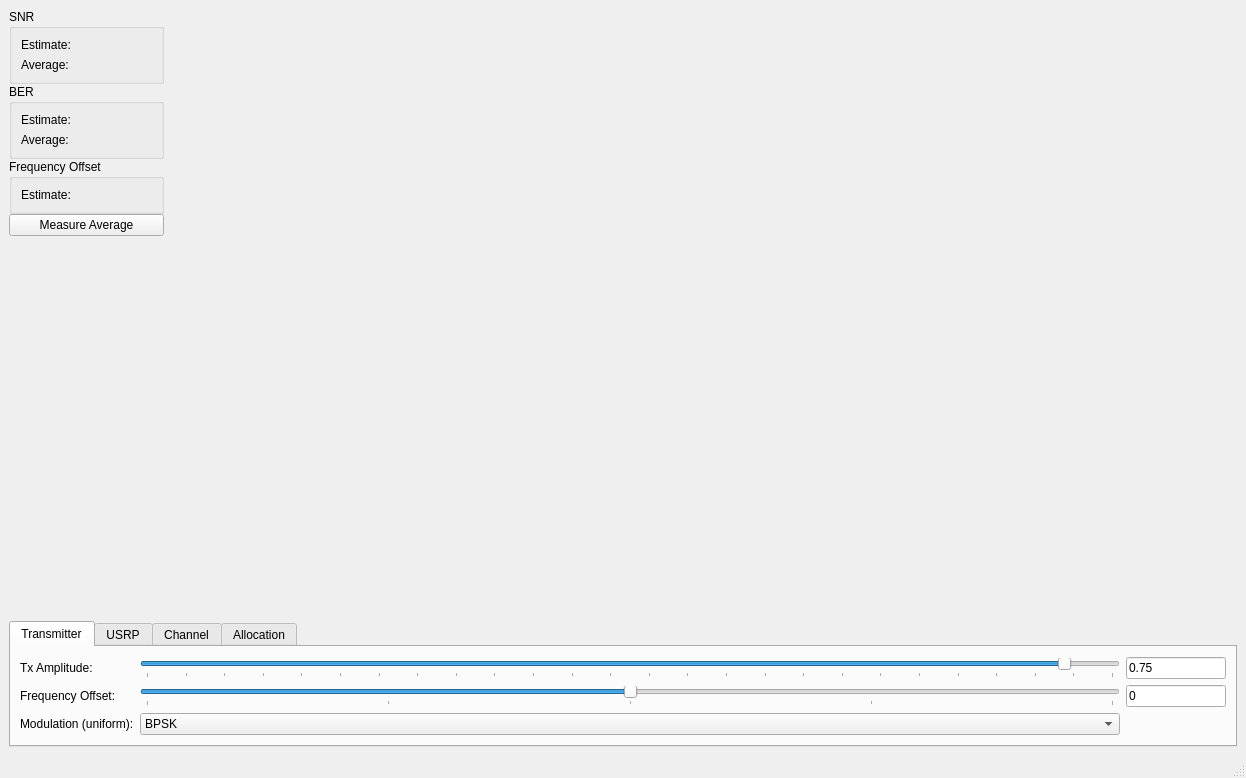
<?xml version="1.0" encoding="UTF-8"?>
<ui version="4.0">
 <class>MainWindow</class>
 <widget class="QMainWindow" name="MainWindow">
  <property name="geometry">
   <rect>
    <x>0</x>
    <y>0</y>
    <width>1246</width>
    <height>778</height>
   </rect>
  </property>
  <property name="sizePolicy">
   <sizepolicy hsizetype="Expanding" vsizetype="Expanding">
    <horstretch>0</horstretch>
    <verstretch>0</verstretch>
   </sizepolicy>
  </property>
  <property name="minimumSize">
   <size>
    <width>0</width>
    <height>0</height>
   </size>
  </property>
  <property name="windowTitle">
   <string>MainWindow</string>
  </property>
  <widget class="QWidget" name="centralwidget">
   <layout class="QVBoxLayout" name="verticalLayout_2">
    <item>
     <layout class="QHBoxLayout" name="horizontalLayout">
      <item>
       <layout class="QVBoxLayout" name="verticalLayout">
        <property name="spacing">
         <number>0</number>
        </property>
        <item>
         <widget class="QGroupBox" name="groupBox_2">
          <property name="title">
           <string>SNR</string>
          </property>
          <layout class="QFormLayout" name="formLayout">
           <property name="horizontalSpacing">
            <number>6</number>
           </property>
           <item row="0" column="0">
            <widget class="QLabel" name="label_3">
             <property name="text">
              <string>Estimate:</string>
             </property>
            </widget>
           </item>
           <item row="1" column="0">
            <widget class="QLabel" name="label_7">
             <property name="text">
              <string>Average:</string>
             </property>
            </widget>
           </item>
           <item row="0" column="1">
            <widget class="QLabel" name="labelSNREstimate">
             <property name="minimumSize">
              <size>
               <width>75</width>
               <height>0</height>
              </size>
             </property>
             <property name="text">
              <string/>
             </property>
            </widget>
           </item>
           <item row="1" column="1">
            <widget class="QLabel" name="labelSNRAverage">
             <property name="minimumSize">
              <size>
               <width>75</width>
               <height>0</height>
              </size>
             </property>
             <property name="text">
              <string/>
             </property>
            </widget>
           </item>
          </layout>
         </widget>
        </item>
        <item>
         <widget class="QGroupBox" name="groupBox">
          <property name="title">
           <string>BER</string>
          </property>
          <layout class="QFormLayout" name="formLayout_2">
           <property name="fieldGrowthPolicy">
            <enum>QFormLayout::AllNonFixedFieldsGrow</enum>
           </property>
           <item row="0" column="0">
            <widget class="QLabel" name="label">
             <property name="text">
              <string>Estimate:</string>
             </property>
            </widget>
           </item>
           <item row="2" column="1">
            <widget class="QLabel" name="labelBERAverage">
             <property name="minimumSize">
              <size>
               <width>75</width>
               <height>0</height>
              </size>
             </property>
             <property name="text">
              <string/>
             </property>
            </widget>
           </item>
           <item row="2" column="0">
            <widget class="QLabel" name="label_2">
             <property name="text">
              <string>Average:</string>
             </property>
            </widget>
           </item>
           <item row="0" column="1">
            <widget class="QLabel" name="labelBEREstimate">
             <property name="minimumSize">
              <size>
               <width>75</width>
               <height>0</height>
              </size>
             </property>
             <property name="text">
              <string/>
             </property>
            </widget>
           </item>
          </layout>
         </widget>
        </item>
        <item>
         <widget class="QGroupBox" name="groupBox_3">
          <property name="title">
           <string>Frequency Offset</string>
          </property>
          <layout class="QFormLayout" name="formLayout_3">
           <item row="0" column="0">
            <widget class="QLabel" name="label_12">
             <property name="text">
              <string>Estimate:</string>
             </property>
            </widget>
           </item>
           <item row="0" column="1">
            <widget class="QLabel" name="labelFreqoffsetEstimate">
             <property name="minimumSize">
              <size>
               <width>75</width>
               <height>0</height>
              </size>
             </property>
             <property name="text">
              <string/>
             </property>
            </widget>
           </item>
          </layout>
         </widget>
        </item>
        <item>
         <widget class="QPushButton" name="pushButtonMeasure">
          <property name="sizePolicy">
           <sizepolicy hsizetype="Preferred" vsizetype="Fixed">
            <horstretch>0</horstretch>
            <verstretch>0</verstretch>
           </sizepolicy>
          </property>
          <property name="toolTip">
           <string>Average over plotted values</string>
          </property>
          <property name="text">
           <string>Measure Average</string>
          </property>
         </widget>
        </item>
        <item>
         <spacer name="verticalSpacer_2">
          <property name="orientation">
           <enum>Qt::Vertical</enum>
          </property>
          <property name="sizeHint" stdset="0">
           <size>
            <width>20</width>
            <height>0</height>
           </size>
          </property>
         </spacer>
        </item>
       </layout>
      </item>
      <item>
       <widget class="QwtPlot" name="qwtPlotSNR">
        <property name="sizePolicy">
         <sizepolicy hsizetype="Expanding" vsizetype="Expanding">
          <horstretch>0</horstretch>
          <verstretch>0</verstretch>
         </sizepolicy>
        </property>
        <property name="minimumSize">
         <size>
          <width>200</width>
          <height>200</height>
         </size>
        </property>
       </widget>
      </item>
      <item>
       <widget class="QwtPlot" name="qwtPlotBER">
        <property name="sizePolicy">
         <sizepolicy hsizetype="Expanding" vsizetype="Expanding">
          <horstretch>0</horstretch>
          <verstretch>0</verstretch>
         </sizepolicy>
        </property>
        <property name="minimumSize">
         <size>
          <width>200</width>
          <height>200</height>
         </size>
        </property>
       </widget>
      </item>
      <item>
       <widget class="QwtPlot" name="qwtPlotFreqoffset">
        <property name="sizePolicy">
         <sizepolicy hsizetype="Expanding" vsizetype="Expanding">
          <horstretch>0</horstretch>
          <verstretch>0</verstretch>
         </sizepolicy>
        </property>
        <property name="minimumSize">
         <size>
          <width>200</width>
          <height>200</height>
         </size>
        </property>
       </widget>
      </item>
      <item>
       <widget class="QwtPlot" name="qwtPlotRate">
        <property name="enabled">
         <bool>true</bool>
        </property>
        <property name="sizePolicy">
         <sizepolicy hsizetype="Expanding" vsizetype="Expanding">
          <horstretch>0</horstretch>
          <verstretch>0</verstretch>
         </sizepolicy>
        </property>
        <property name="minimumSize">
         <size>
          <width>200</width>
          <height>200</height>
         </size>
        </property>
       </widget>
      </item>
     </layout>
    </item>
    <item>
     <layout class="QHBoxLayout" name="horizontalLayout_2" stretch="5,2">
      <item>
       <widget class="QwtPlot" name="qwtPlotCSI">
        <property name="sizePolicy">
         <sizepolicy hsizetype="Expanding" vsizetype="Expanding">
          <horstretch>0</horstretch>
          <verstretch>0</verstretch>
         </sizepolicy>
        </property>
        <property name="minimumSize">
         <size>
          <width>900</width>
          <height>300</height>
         </size>
        </property>
        <property name="toolTip">
         <string>select subcarrier</string>
        </property>
       </widget>
      </item>
      <item>
       <widget class="QwtPlot" name="qwtPlotScatter">
        <property name="enabled">
         <bool>true</bool>
        </property>
        <property name="sizePolicy">
         <sizepolicy hsizetype="Expanding" vsizetype="Expanding">
          <horstretch>0</horstretch>
          <verstretch>0</verstretch>
         </sizepolicy>
        </property>
        <property name="minimumSize">
         <size>
          <width>320</width>
          <height>300</height>
         </size>
        </property>
       </widget>
      </item>
     </layout>
    </item>
    <item>
     <widget class="QTabWidget" name="tabWidget">
      <property name="sizePolicy">
       <sizepolicy hsizetype="Expanding" vsizetype="Fixed">
        <horstretch>0</horstretch>
        <verstretch>0</verstretch>
       </sizepolicy>
      </property>
      <property name="currentIndex">
       <number>0</number>
      </property>
      <widget class="QWidget" name="tabTransmitter">
       <property name="sizePolicy">
        <sizepolicy hsizetype="Expanding" vsizetype="Preferred">
         <horstretch>0</horstretch>
         <verstretch>0</verstretch>
        </sizepolicy>
       </property>
       <attribute name="title">
        <string>Transmitter</string>
       </attribute>
       <layout class="QVBoxLayout" name="verticalLayout_3">
        <item>
         <layout class="QGridLayout" name="gridLayout">
          <item row="0" column="0">
           <widget class="QLabel" name="label_9">
            <property name="text">
             <string>Tx Amplitude:</string>
            </property>
           </widget>
          </item>
          <item row="0" column="2">
           <widget class="QLineEdit" name="lineEditAmplitude">
            <property name="sizePolicy">
             <sizepolicy hsizetype="Preferred" vsizetype="Fixed">
              <horstretch>0</horstretch>
              <verstretch>0</verstretch>
             </sizepolicy>
            </property>
            <property name="maximumSize">
             <size>
              <width>100</width>
              <height>16777215</height>
             </size>
            </property>
            <property name="text">
             <string>0.75</string>
            </property>
           </widget>
          </item>
          <item row="1" column="0">
           <widget class="QLabel" name="label_10">
            <property name="text">
             <string>Frequency Offset:</string>
            </property>
           </widget>
          </item>
          <item row="1" column="1">
           <widget class="QSlider" name="horizontalSliderOffset">
            <property name="minimum">
             <number>-100</number>
            </property>
            <property name="maximum">
             <number>100</number>
            </property>
            <property name="pageStep">
             <number>1</number>
            </property>
            <property name="orientation">
             <enum>Qt::Horizontal</enum>
            </property>
            <property name="tickPosition">
             <enum>QSlider::TicksBelow</enum>
            </property>
            <property name="tickInterval">
             <number>50</number>
            </property>
           </widget>
          </item>
          <item row="1" column="2">
           <widget class="QLineEdit" name="lineEditOffset">
            <property name="sizePolicy">
             <sizepolicy hsizetype="Preferred" vsizetype="Fixed">
              <horstretch>0</horstretch>
              <verstretch>0</verstretch>
             </sizepolicy>
            </property>
            <property name="maximumSize">
             <size>
              <width>100</width>
              <height>16777215</height>
             </size>
            </property>
            <property name="text">
             <string>0</string>
            </property>
           </widget>
          </item>
          <item row="2" column="0">
           <widget class="QLabel" name="label_11">
            <property name="text">
             <string>Modulation (uniform):</string>
            </property>
           </widget>
          </item>
          <item row="2" column="1">
           <widget class="QComboBox" name="comboBoxModulation">
            <property name="sizePolicy">
             <sizepolicy hsizetype="Expanding" vsizetype="Fixed">
              <horstretch>0</horstretch>
              <verstretch>0</verstretch>
             </sizepolicy>
            </property>
            <property name="currentIndex">
             <number>0</number>
            </property>
            <item>
             <property name="text">
              <string>BPSK</string>
             </property>
            </item>
            <item>
             <property name="text">
              <string>QPSK</string>
             </property>
            </item>
            <item>
             <property name="text">
              <string>8-PSK</string>
             </property>
            </item>
            <item>
             <property name="text">
              <string>16-QAM</string>
             </property>
            </item>
            <item>
             <property name="text">
              <string>32-QAM</string>
             </property>
            </item>
            <item>
             <property name="text">
              <string>64-QAM</string>
             </property>
            </item>
            <item>
             <property name="text">
              <string>128-QAM</string>
             </property>
            </item>
            <item>
             <property name="text">
              <string>256-QAM</string>
             </property>
            </item>
           </widget>
          </item>
          <item row="0" column="1">
           <widget class="QSlider" name="horizontalSliderAmplitude">
            <property name="minimum">
             <number>-5000</number>
            </property>
            <property name="maximum">
             <number>20000</number>
            </property>
            <property name="singleStep">
             <number>10</number>
            </property>
            <property name="pageStep">
             <number>10</number>
            </property>
            <property name="value">
             <number>18750</number>
            </property>
            <property name="sliderPosition">
             <number>18750</number>
            </property>
            <property name="orientation">
             <enum>Qt::Horizontal</enum>
            </property>
            <property name="tickPosition">
             <enum>QSlider::TicksBelow</enum>
            </property>
            <property name="tickInterval">
             <number>1000</number>
            </property>
           </widget>
          </item>
         </layout>
        </item>
       </layout>
      </widget>
      <widget class="QWidget" name="tabUsrp">
       <attribute name="title">
        <string>USRP</string>
       </attribute>
       <layout class="QVBoxLayout" name="verticalLayout_4">
        <item>
         <layout class="QGridLayout" name="gridLayout_3">
          <item row="1" column="1">
           <widget class="QSlider" name="horizontalSliderRxGain">
            <property name="minimum">
             <number>0</number>
            </property>
            <property name="maximum">
             <number>1000</number>
            </property>
            <property name="pageStep">
             <number>1</number>
            </property>
            <property name="value">
             <number>500</number>
            </property>
            <property name="sliderPosition">
             <number>500</number>
            </property>
            <property name="orientation">
             <enum>Qt::Horizontal</enum>
            </property>
            <property name="tickPosition">
             <enum>QSlider::TicksBelow</enum>
            </property>
            <property name="tickInterval">
             <number>100</number>
            </property>
           </widget>
          </item>
          <item row="1" column="2">
           <widget class="QLineEdit" name="lineEditRxGain">
            <property name="enabled">
             <bool>false</bool>
            </property>
            <property name="maximumSize">
             <size>
              <width>100</width>
              <height>16777215</height>
             </size>
            </property>
            <property name="text">
             <string>19</string>
            </property>
           </widget>
          </item>
          <item row="0" column="0">
           <widget class="QLabel" name="label_13">
            <property name="text">
             <string>Tx Gain:</string>
            </property>
           </widget>
          </item>
          <item row="1" column="0">
           <widget class="QLabel" name="label_14">
            <property name="text">
             <string>Rx Gain:</string>
            </property>
           </widget>
          </item>
          <item row="0" column="1">
           <widget class="QSlider" name="horizontalSliderTxGain">
            <property name="minimum">
             <number>0</number>
            </property>
            <property name="maximum">
             <number>1000</number>
            </property>
            <property name="singleStep">
             <number>1</number>
            </property>
            <property name="pageStep">
             <number>1</number>
            </property>
            <property name="value">
             <number>0</number>
            </property>
            <property name="sliderPosition">
             <number>0</number>
            </property>
            <property name="orientation">
             <enum>Qt::Horizontal</enum>
            </property>
            <property name="tickPosition">
             <enum>QSlider::TicksBelow</enum>
            </property>
            <property name="tickInterval">
             <number>100</number>
            </property>
           </widget>
          </item>
          <item row="0" column="2">
           <widget class="QLineEdit" name="lineEditTxGain">
            <property name="enabled">
             <bool>false</bool>
            </property>
            <property name="maximumSize">
             <size>
              <width>100</width>
              <height>16777215</height>
             </size>
            </property>
            <property name="text">
             <string>0</string>
            </property>
           </widget>
          </item>
          <item row="0" column="3">
           <widget class="QLabel" name="label_5">
            <property name="text">
             <string>dB</string>
            </property>
           </widget>
          </item>
          <item row="1" column="3">
           <widget class="QLabel" name="label_6">
            <property name="text">
             <string>dB</string>
            </property>
           </widget>
          </item>
         </layout>
        </item>
       </layout>
      </widget>
      <widget class="QWidget" name="tabChannel">
       <attribute name="title">
        <string>Channel</string>
       </attribute>
       <layout class="QGridLayout" name="gridLayout_2">
        <item row="0" column="0">
         <widget class="QLabel" name="label_4">
          <property name="text">
           <string>Channel Model:</string>
          </property>
         </widget>
        </item>
        <item row="1" column="1">
         <spacer name="verticalSpacer">
          <property name="orientation">
           <enum>Qt::Vertical</enum>
          </property>
          <property name="sizeHint" stdset="0">
           <size>
            <width>20</width>
            <height>40</height>
           </size>
          </property>
         </spacer>
        </item>
        <item row="0" column="1">
         <widget class="QComboBox" name="comboBoxChannelModel">
          <item>
           <property name="text">
            <string>ITU Vehicular A</string>
           </property>
          </item>
          <item>
           <property name="text">
            <string>ITU Vehicular B</string>
           </property>
          </item>
          <item>
           <property name="text">
            <string>ITU Pedestrian A</string>
           </property>
          </item>
          <item>
           <property name="text">
            <string>ITU Pedestrian B</string>
           </property>
          </item>
          <item>
           <property name="text">
            <string>COST207 RA</string>
           </property>
          </item>
          <item>
           <property name="text">
            <string>COST207 RA6</string>
           </property>
          </item>
          <item>
           <property name="text">
            <string>COST207 TU</string>
           </property>
          </item>
          <item>
           <property name="text">
            <string>COST207 TU6alt</string>
           </property>
          </item>
          <item>
           <property name="text">
            <string>COST207 TU12</string>
           </property>
          </item>
          <item>
           <property name="text">
            <string>COST207 TU12alt</string>
           </property>
          </item>
          <item>
           <property name="text">
            <string>COST207 BU</string>
           </property>
          </item>
          <item>
           <property name="text">
            <string>COST207 BU6alt</string>
           </property>
          </item>
          <item>
           <property name="text">
            <string>COST207 BU12</string>
           </property>
          </item>
          <item>
           <property name="text">
            <string>COST207 BU12alt</string>
           </property>
          </item>
          <item>
           <property name="text">
            <string>COST207 HT</string>
           </property>
          </item>
          <item>
           <property name="text">
            <string>COST207 HT6alt</string>
           </property>
          </item>
          <item>
           <property name="text">
            <string>COST207 HT12</string>
           </property>
          </item>
          <item>
           <property name="text">
            <string>COST207 HT12alt</string>
           </property>
          </item>
          <item>
           <property name="text">
            <string>COST259 TUx</string>
           </property>
          </item>
          <item>
           <property name="text">
            <string>COST259 RAx</string>
           </property>
          </item>
          <item>
           <property name="text">
            <string>COST259 HTx</string>
           </property>
          </item>
         </widget>
        </item>
        <item row="0" column="2">
         <spacer name="horizontalSpacer">
          <property name="orientation">
           <enum>Qt::Horizontal</enum>
          </property>
          <property name="sizeHint" stdset="0">
           <size>
            <width>40</width>
            <height>20</height>
           </size>
          </property>
         </spacer>
        </item>
       </layout>
      </widget>
      <widget class="QWidget" name="tabAllocation">
       <attribute name="title">
        <string>Allocation</string>
       </attribute>
       <layout class="QVBoxLayout" name="verticalLayout_5">
        <item>
         <layout class="QGridLayout" name="gridLayout_4">
          <item row="1" column="2">
           <widget class="QLineEdit" name="lineEditGap">
            <property name="sizePolicy">
             <sizepolicy hsizetype="Preferred" vsizetype="Fixed">
              <horstretch>0</horstretch>
              <verstretch>0</verstretch>
             </sizepolicy>
            </property>
            <property name="maximumSize">
             <size>
              <width>100</width>
              <height>16777215</height>
             </size>
            </property>
            <property name="text">
             <string>0.001</string>
            </property>
            <property name="placeholderText">
             <string/>
            </property>
           </widget>
          </item>
          <item row="2" column="1">
           <widget class="QSlider" name="horizontalSliderDataRate">
            <property name="maximum">
             <number>450</number>
            </property>
            <property name="singleStep">
             <number>5</number>
            </property>
            <property name="pageStep">
             <number>5</number>
            </property>
            <property name="value">
             <number>119</number>
            </property>
            <property name="sliderPosition">
             <number>119</number>
            </property>
            <property name="orientation">
             <enum>Qt::Horizontal</enum>
            </property>
            <property name="tickPosition">
             <enum>QSlider::TicksBelow</enum>
            </property>
            <property name="tickInterval">
             <number>100</number>
            </property>
           </widget>
          </item>
          <item row="2" column="2">
           <widget class="QLineEdit" name="lineEditDataRate">
            <property name="sizePolicy">
             <sizepolicy hsizetype="Preferred" vsizetype="Fixed">
              <horstretch>0</horstretch>
              <verstretch>0</verstretch>
             </sizepolicy>
            </property>
            <property name="maximumSize">
             <size>
              <width>100</width>
              <height>16777215</height>
             </size>
            </property>
            <property name="text">
             <string>1.1</string>
            </property>
           </widget>
          </item>
          <item row="2" column="0">
           <widget class="QLabel" name="label_15">
            <property name="text">
             <string>Data Rate:</string>
            </property>
           </widget>
          </item>
          <item row="0" column="0">
           <widget class="QLabel" name="label_13">
            <property name="text">
             <string>Scheme:</string>
            </property>
           </widget>
          </item>
          <item row="1" column="0">
           <widget class="QLabel" name="label_6">
            <property name="text">
             <string>Target BER:</string>
            </property>
           </widget>
          </item>
          <item row="2" column="3">
           <widget class="QLabel" name="label_14">
            <property name="text">
             <string>Mbit/s</string>
            </property>
           </widget>
          </item>
          <item row="0" column="1">
           <layout class="QHBoxLayout" name="horizontalLayout_3">
            <item>
             <widget class="QComboBox" name="comboBoxScheme">
              <property name="sizePolicy">
               <sizepolicy hsizetype="Expanding" vsizetype="Fixed">
                <horstretch>0</horstretch>
                <verstretch>0</verstretch>
               </sizepolicy>
              </property>
              <item>
               <property name="text">
                <string>Uniform</string>
               </property>
              </item>
              <item>
               <property name="text">
                <string>Rate Adaptive (Bitloading)</string>
               </property>
              </item>
              <item>
               <property name="text">
                <string>Rate Adaptive (Bitloading, Power)</string>
               </property>
              </item>
              <item>
               <property name="text">
                <string>Margin Adaptive (Bitloading, Power)</string>
               </property>
              </item>
             </widget>
            </item>
            <item>
             <widget class="QLabel" name="label_8">
              <property name="text">
               <string> Resource Blocks:</string>
              </property>
             </widget>
            </item>
            <item>
             <widget class="QSlider" name="horizontalSliderResourceBlockSize">
              <property name="minimum">
               <number>1</number>
              </property>
              <property name="maximum">
               <number>200</number>
              </property>
              <property name="pageStep">
               <number>1</number>
              </property>
              <property name="orientation">
               <enum>Qt::Horizontal</enum>
              </property>
              <property name="tickPosition">
               <enum>QSlider::TicksBelow</enum>
              </property>
              <property name="tickInterval">
               <number>10</number>
              </property>
             </widget>
            </item>
           </layout>
          </item>
          <item row="0" column="2">
           <widget class="QLineEdit" name="lineEditResourceBlockSize">
            <property name="sizePolicy">
             <sizepolicy hsizetype="Preferred" vsizetype="Fixed">
              <horstretch>0</horstretch>
              <verstretch>0</verstretch>
             </sizepolicy>
            </property>
            <property name="maximumSize">
             <size>
              <width>100</width>
              <height>16777215</height>
             </size>
            </property>
            <property name="text">
             <string>1</string>
            </property>
           </widget>
          </item>
          <item row="0" column="3">
           <layout class="QVBoxLayout" name="verticalLayout_7">
            <item>
             <widget class="QComboBox" name="comboBoxResourceBlocksScheme">
              <item>
               <property name="text">
                <string>Size</string>
               </property>
              </item>
              <item>
               <property name="text">
                <string>Number</string>
               </property>
              </item>
             </widget>
            </item>
           </layout>
          </item>
          <item row="1" column="1">
           <widget class="QSlider" name="horizontalSliderGap">
            <property name="minimum">
             <number>5000</number>
            </property>
            <property name="maximum">
             <number>23495</number>
            </property>
            <property name="singleStep">
             <number>20</number>
            </property>
            <property name="pageStep">
             <number>20</number>
            </property>
            <property name="value">
             <number>10000</number>
            </property>
            <property name="orientation">
             <enum>Qt::Horizontal</enum>
            </property>
            <property name="tickPosition">
             <enum>QSlider::TicksBelow</enum>
            </property>
            <property name="tickInterval">
             <number>2000</number>
            </property>
           </widget>
          </item>
         </layout>
        </item>
       </layout>
      </widget>
     </widget>
    </item>
   </layout>
   <zorder></zorder>
   <zorder>tabWidget</zorder>
   <zorder></zorder>
  </widget>
  <widget class="QMenuBar" name="menubar">
   <property name="geometry">
    <rect>
     <x>0</x>
     <y>0</y>
     <width>1246</width>
     <height>27</height>
    </rect>
   </property>
  </widget>
  <widget class="QStatusBar" name="statusbar"/>
  <action name="actionQuit">
   <property name="text">
    <string>Quit</string>
   </property>
  </action>
 </widget>
 <customwidgets>
  <customwidget>
   <class>QwtPlot</class>
   <extends>QFrame</extends>
   <header>qwt</header>
  </customwidget>
 </customwidgets>
 <resources/>
 <connections/>
</ui>
